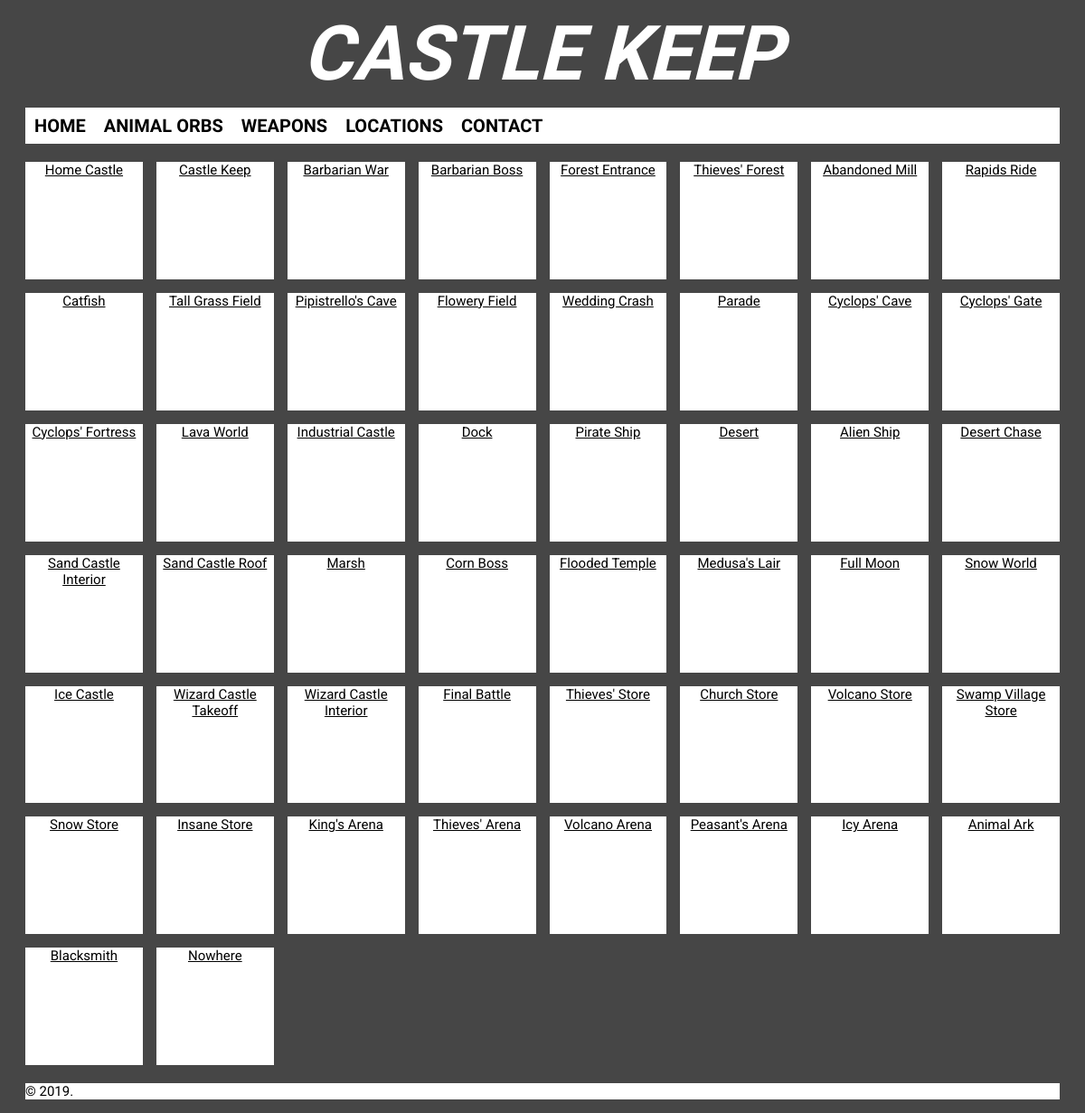
/all_locations, run on an earlier commit of the app's database.
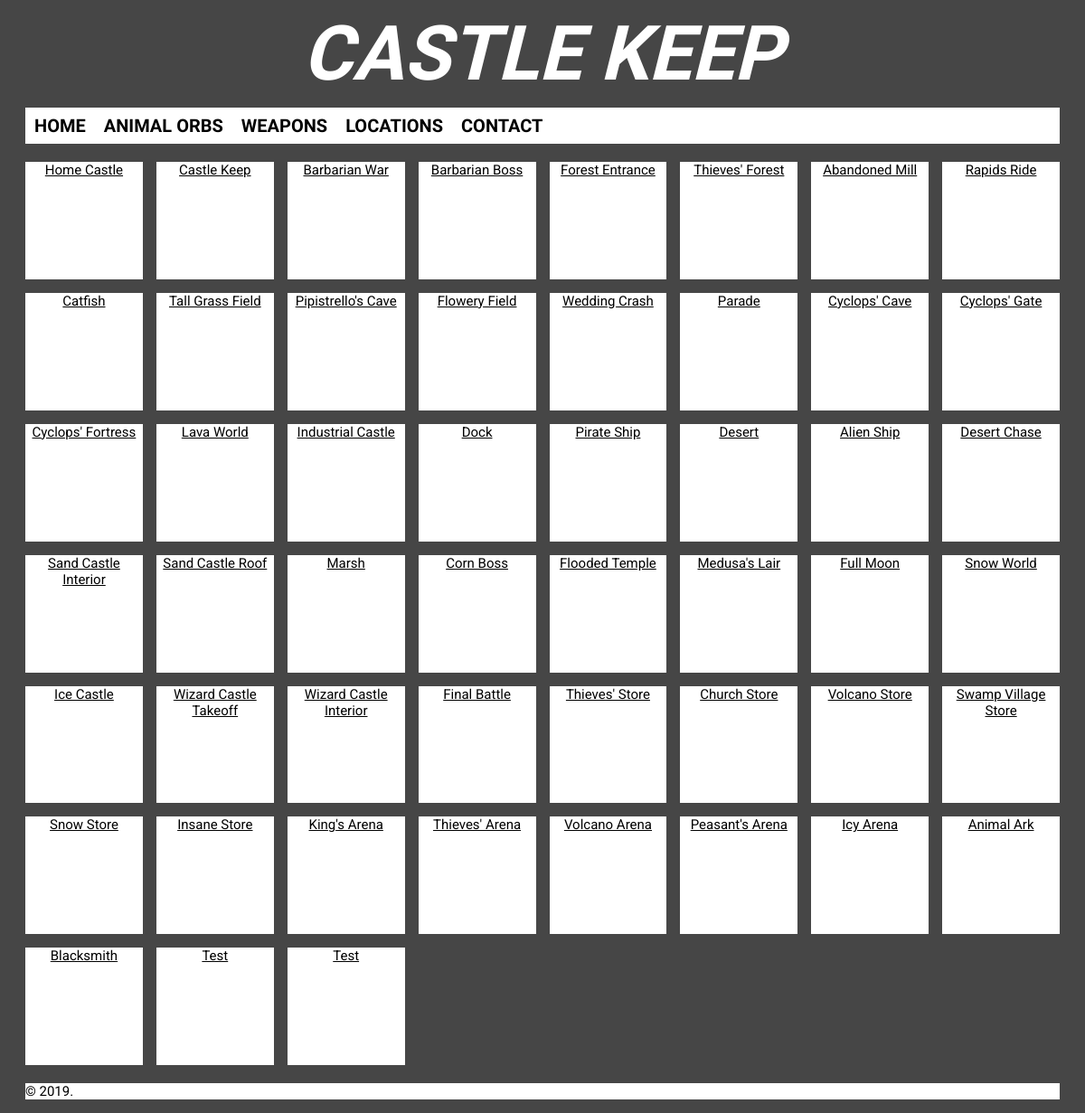
And on a later commit of the database.
### app/models.py (models this page shows)
class Location(db.Model):
    __tablename__ = 'Location'
    id = db.Column(db.Integer, primary_key=True, nullable=False)
    name = db.Column(db.String(100), nullable=False)
    description = db.Column(db.String(2000))
    chapter = db.Column(db.Integer, nullable=False)
    localeType = db.Column(db.String(10))
    orbs = db.relationship('Orb')
    weaponLoc = db.relationship('Weapon', backref = 'locale')

### app/routes.py (the view)
@app.route('/all_locations')
def all_locations():
	locations = Location.query.all()
	return render_template('all_locations.html',page_title="Locations", locations=locations)

### app/templates/all_locations.html
{% extends 'layout.html' %}
{% block content %}
<div class = "grid-containerMain">
  {% for location in locations %}
    <div><a href = "/location/{{location.id}}">{{location.name}}</a></div>
  {% endfor %}
  </div>
{% endblock %}

What changed in the data, as far as the page shows it:
removed Location: name "Nowhere"
added Location: name "Test"
added Location: name "Test"
